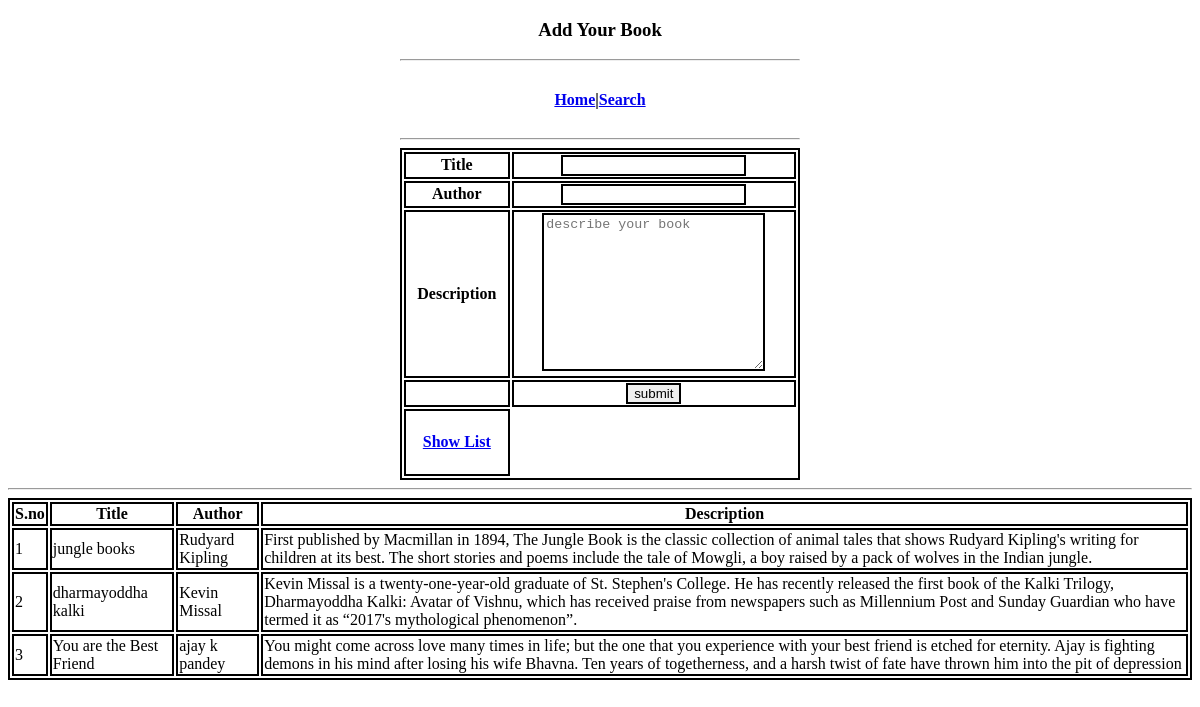
/bookshow/, run on the app's committed database.
### books/models.py (models this page shows, shortened)
class Book(models.Model):
    title = models.CharField(max_length=150)
    author = models.CharField(max_length=150)
    description = models.TextField()

### books/views.py (the view)
# urls.py: path('bookshow/',views.Details),
def Details(request):
    books=Book.objects.all().values()
    context = {
        'books':books
    }
    return render(request,'book.html',context)

### books/templates/book.html (shortened to what this page needs)
<!DOCTYPE html>
<html lang="en">
  <head>
  </head>
  <body>
    <div class="container">
      <h3>Add Your Book</h3>
      <hr />
      <div class="col-12">
        <h4><a href="/">Home</a></h4>
        <h4>|</h4>
        <h4><a href="/search">Search</a></h4>
      </div>
      <hr />
      <form method="post" action="/book">
        <table>
          <tr>
            <th><label for="title">Title</label></th>
            <td><input type="text" name="title" id="title" required /></td>
          </tr>
          <tr>
            <th><label for="author">Author</label></th>
            <td><input type="text" name="author" id="author" required /></td>
          </tr>
          <tr>
            <th><label for="description">Description</label></th>
            <td>
              <textarea
                name="description"
                id="title"
                cols="25"
                rows="10"
                placeholder="describe your book"
                required
              ></textarea>
            </td>
          </tr>
          <tr>
            <td><label for=""></label></td>
            <td><input type="submit" value="submit" /></td>
          </tr>
          <tr>
            <td>
              <h4><a href="/bookshow">Show List</a></h4>
            </td>
          </tr>
        </table>
      </form>
    </div>
    <hr />
    <table>
      <thead>
        <tr>
          <th>S.no</th>
          <th>Title</th>
          <th>Author</th>
          <th>Description</th>
        </tr>
      </thead>
      <tbody>
        {% for x in books %}
        <tr>
          <td>{{ x.id }}</td>
          <td>{{ x.title }}</td>
          <td>{{ x.author }}</td>
          <td>{{ x.description }}</td>
        </tr>
        {% endfor %}
      </tbody>
    </table>
  </body>
</html>

### books/templates/book.html (style rules this page uses)
.container { width: 400px; margin: auto; text-align: center; }
.col-12 { display: flex; justify-content: center; text-align: center; }
table { width: 100%; }
table, th, td, input, textarea { border: 2px solid black; }

### data on the page
Book: id "1", title "jungle books", author "Rudyard Kipling", description "First published by Macmillan in 1894, The Jungle Book is the classic collection of animal tales that shows Rudyard Kipling's writing for children at its best. The short stories and poems include the tale of Mowgli, a boy raised by a pack of wolves in the Indian jungle."
Book: id "2", title "dharmayoddha kalki", author "Kevin Missal", description "Kevin Missal is a twenty-one-year-old graduate of St. Stephen's College. He has recently released the first book of the Kalki Trilogy, Dharmayoddha Kalki: Avatar of Vishnu, which has received praise from newspapers such as Millennium Post and Sunday Guardian who have termed it as “2017's mythological phenomenon”."
Book: id "3", title "You are the Best Friend", author "ajay k pandey", description "You might come across love many times in life; but the one that you experience with your best friend is etched for eternity. Ajay is fighting demons in his mind after losing his wife Bhavna. Ten years of togetherness, and a harsh twist of fate have thrown him into the pit of depression"
